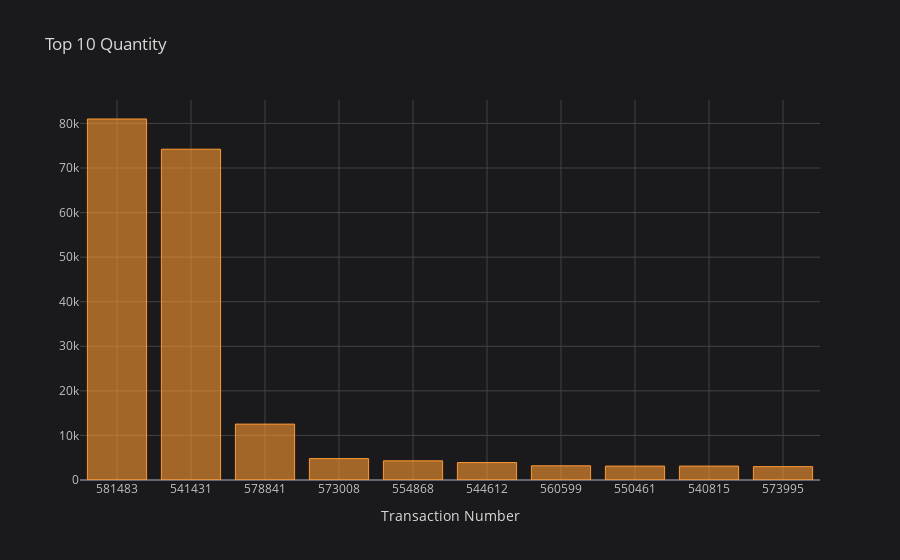

Notebook source saved alongside this figure:
### Markdown cell above
Let's see the top 10 quantity amount

### Code cell
top_quantity = df.sort_values('Quantity', ascending = False)[['Quantity', 'TransactionNo']].head(10).reset_index(drop = True)
top_quantity.iplot(kind = 'bar', title = 'Top 10 Quantity', x = 'TransactionNo', xTitle = 'Transaction Number')

### Figure 1 — Plotly figure (JSON) as saved in the notebook; plotly's stock layout.template omitted (floating-point values rounded to 4 significant figures)
{"data": [{"marker": {"color": "rgba(255, 153, 51, 0.6)", "line": {"color": "rgba(255, 153, 51, 1.0)", "width": 1}}, "name": "Quantity", "orientation": "v", "text": "", "type": "bar", "x": ["581483", "541431", "578841", "573008", "554868", "544612", "560599", "550461", "540815", "573995"], "y": [80995, 74215, 12540, 4800, 4300, 3906, 3186, 3114, 3114, 3000]}], "layout": {"legend": {"bgcolor": "#1A1A1C", "font": {"color": "#D9D9D9"}}, "paper_bgcolor": "#1A1A1C", "plot_bgcolor": "#1A1A1C", "title": {"font": {"color": "#D9D9D9"}, "text": "Top 10 Quantity"}, "xaxis": {"gridcolor": "#434343", "showgrid": true, "tickfont": {"color": "#C2C2C2"}, "title": {"font": {"color": "#D9D9D9"}, "text": "Transaction Number"}, "zerolinecolor": "#666570"}, "yaxis": {"gridcolor": "#434343", "showgrid": true, "tickfont": {"color": "#C2C2C2"}, "title": {"font": {"color": "#D9D9D9"}, "text": ""}, "zerolinecolor": "#666570"}}}
